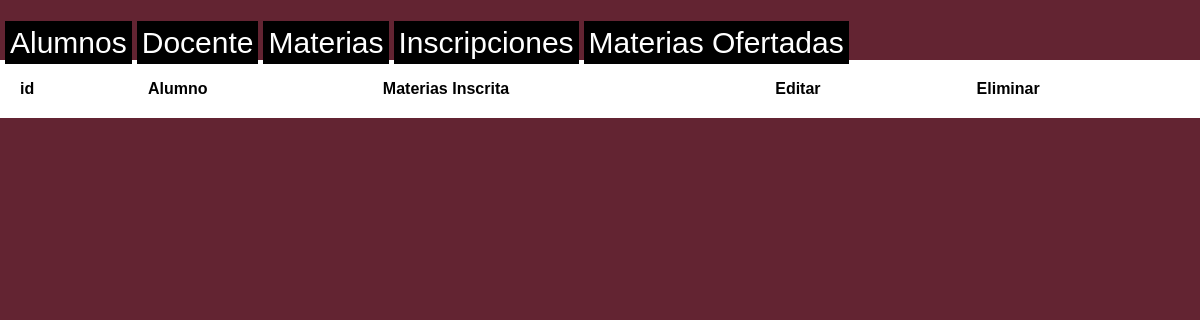
Page /entidades/inscripciones on the earlier database version.
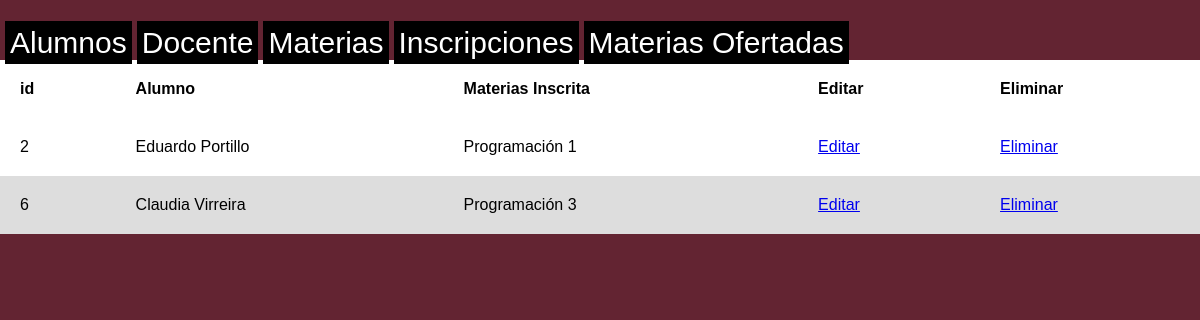
Same page on the later database version.
### entidades/models/inscripcion.py (models this page shows)
class Inscripcion(models.Model):
    alumno = models.ForeignKey(Alumno, on_delete=models.CASCADE, related_name='alumno')
    oferta_materia = models.ForeignKey(OfertaMateria, on_delete=models.CASCADE, related_name='oferta_materia')

### entidades/models/alumno.py (models this page shows, shortened)
class Alumno(models.Model):
    GENEROS_CHOICES = [
        (1, 'Masculino'),
        (0, 'Indefinido'),
        (-1, 'Femenino')
    ]
    nombres = models.CharField(max_length=200)
    apellidos = models.CharField(max_length=200)
    registro = models.IntegerField()
    semestre = models.IntegerField()
    edad = models.IntegerField()
    ci = models.IntegerField()
    genero = models.IntegerField(choices=GENEROS_CHOICES)

### entidades/models/oferta_materia.py (models this page shows)
class OfertaMateria(models.Model):
    horario = models.CharField(max_length=200)
    materia = models.ForeignKey(Materia, on_delete=models.CASCADE, related_name='materia')
    docente = models.ForeignKey(Docente, on_delete=models.CASCADE, related_name='docente')

### entidades/models/materia.py (models this page shows)
class Materia(models.Model):
    nombres = models.CharField(max_length=200)
    semestre = models.IntegerField()
    carrera = models.CharField(max_length=200)

### entidades/views/inscripciones_views.py (the view)
# urls.py: path('', alumno_views.index, name="alumno.index"),
def index(request):
    inscripcion_list = Inscripcion.objects.all()
    template = loader.get_template('inscripciones/index.html')
    context = {
        'inscripcion_list': inscripcion_list
    }
    return HttpResponse(template.render(context, request))

### templates/inscripciones/index.html (shortened to what this page needs)
<!DOCTYPE html>
<html lang="en">
<head>
</head>
<body>
<nav>
    <ul class="header_ul">
        <li class="header_ul_home"><a href="{% url 'entidades:alumno.index' %}">Alumnos</a></li>
        <li class="header_ul_home"><a href="{% url 'entidades:docente.index' %}">Docente</a></li>
        <li class="header_ul_home"><a href="{% url 'entidades:materia.index' %}">Materias</a></li>
        <li class="header_ul_home"><a href="{% url 'entidades:inscripciones.index' %}">Inscripciones</a></li>
        <li class="header_ul_home"><a href="{% url 'entidades:ofertamateria.index' %}">Materias Ofertadas</a></li>
    </ul>
</nav>
<table>
    <tr>
        <th>id</th>
        <th>Alumno</th>
        <th>Materias Inscrita</th>
        <th>Editar</th>
        <th>Eliminar</th>
    </tr>
    <tbody>
    {% for inscripcion in inscripcion_list %}
        <tr>
            <td>{{ inscripcion.pk }}</td>
            <td>{{ inscripcion.alumno.nombres }} {{ inscripcion.alumno.apellidos }}</td>
            <td>{{ inscripcion.oferta_materia.materia.nombres }}</td>
            <td>
                <a href="{% url 'entidades:inscripciones.edit' inscripcion.pk %}">Editar</a>
            </td>
            <td>
                <a onclick="return confirm('Está seguro que desea eliminar?')"
                   href="{% url 'entidades:inscripciones.delete' inscripcion.pk %}">Eliminar
                </a>
            </td>
        </tr>
    {% endfor %}
    </tbody>
</table>
</body>
</html>

Differences in the rows shown:
added Inscripcion: pk "2", alumno.nombres "Eduardo", alumno.apellidos "Portillo", oferta_materia.materia.nombres "Programación 1"
added Inscripcion: pk "6", alumno.nombres "Claudia", alumno.apellidos "Virreira", oferta_materia.materia.nombres "Programación 3"
